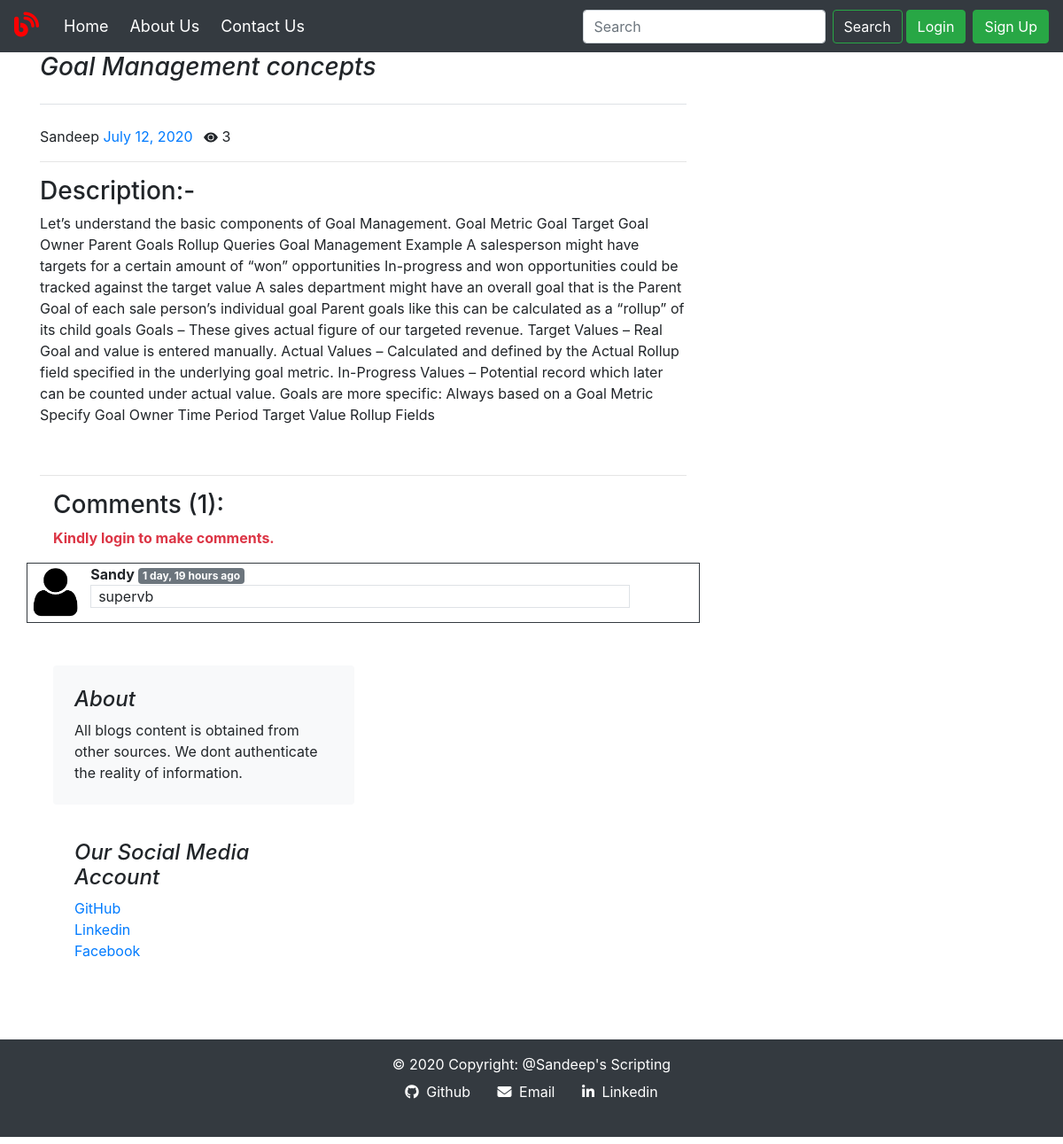
/blog/blogpost/GoalManagementconcepts, run on the app's committed database.
### Blog/models.py (models this page shows)
class blogpost(models.Model):
    id=models.AutoField(primary_key=True)
    author=models.CharField(max_length=70)
    title=models.CharField(max_length=500)
    views=models.IntegerField(default=0)
    desc=models.TextField()
    pub_date=models.DateField()
    slug=models.CharField(max_length=130)

class Blogcomment(models.Model):
    sno=models.AutoField(primary_key=True)
    comment=models.TextField()
    user=models.ForeignKey(User,on_delete=models.CASCADE)
    post=models.ForeignKey(blogpost,on_delete=models.CASCADE)
    parent=models.ForeignKey('self',on_delete=models.CASCADE, null=True)
    timestamp=models.DateTimeField(default=now)

### Blog/views.py (the view)
# urls.py: path('blogpost/<str:slug>',views.blogs,name='blogpost' ),
def blogs(request,slug):
    var=blogpost.objects.filter(slug=slug).first()
    var.views=var.views+1
    var.save()
    comment=Blogcomment.objects.filter(post=var,parent=None)
    childcomment=Blogcomment.objects.filter(post=var).exclude(parent=None)
    replydict={}
    for x in comment:
        print(x.sno)
    for reply in childcomment:
        print(reply.parent.sno)
        if reply.parent.sno not in replydict:
            replydict[reply.parent.sno]=[reply]
        else:
            replydict[reply.parent.sno].append(reply)
    print("replydict :",replydict)
    content={'post':var,'comment':comment,'user':request.user,'childcomments':replydict}
    return render(request,'blog/blogfile.html',content)

### Blog/templatetags/extra.py (called while the page is built)
@register.filter(name='get_val')
def get_val(dict,key):
    return dict.get(key)

### templates/blog/blogfile.html (shortened to what this page needs)
{% extends 'home/basic.html' %}
{% block body%}
{% load humanize %}
{% load extra %}
<main role="main" class="container">
  <div class="row">
    <div class="col-md-8 blog-main">
      <h3 class="pb-4 mb-4 font-italic border-bottom">
        {{post.title | safe }}
      </h3>
      <div class="blog-post">
        <p class="blog-post-meta">{{post.author}} <a class="mr-2 "href="#">{{post.pub_date}} </a>
          <svg width="1em" height="1em" viewBox="0 0 16 16" class="bi bi-eye-fill" fill="currentColor" xmlns="http://www.w3.org/2000/svg">
                <path d="M10.5 8a2.5 2.5 0 1 1-5 0 2.5 2.5 0 0 1 5 0z"/>
                <path fill-rule="evenodd" d="M0 8s3-5.5 8-5.5S16 8 16 8s-3 5.5-8 5.5S0 8 0 8zm8 3.5a3.5 3.5 0 1 0 0-7 3.5 3.5 0 0 0 0 7z"/>
          </svg> {{post.views}}
        </p>
        <hr>
        <h3>Description:-</h3>
        <p>{{post.desc | safe }}</p>
      </div>
      <br>
      <hr>
      <div class="container">
        <h3>Comments ({{comment.count}}):</h3>
        {% if user.is_authenticated %}
        <form method="POST" action={% url 'comment' %}>{% csrf_token %}
          <input type="hidden" name="slug" value={{post.slug}}></input>
          <input type="hidden" name="postid" value={{post.id}}></input>
          <div class="row mb-3">
            {% comment %} <div class="col-md-3 bg-success">Image</div> {% endcomment %}
            <div class="col-md-1 p-0">
              <img src="/static/blog/user_logo.png" class="w-100"></img>
            </div>
            <!-- <div class="col-md-11 pl-2 ">
              <input type="hidden" name="parentsno" value="">
              <input type="text" class="form-control" placeholder="Enter Your Comment" name="comment"
                aria-label="Enter Your Comment" aria-describedby="button-addon2" required=true>
              <div class="input-group-append">
                <button class="btn btn-warning" type="submit" id="button-addon2" name="Submit Comment">Comment</button>
              </div>
            </div> -->
            <div class="input-group col-md-11">
              <div class="comm col-md-9">
              <input type="hidden" name="parentsno" value="{{x.sno}}">
              <input type="hidden" name="slug" value={{post.slug}}>
              <input type="text" class="form-control w-100" placeholder="Enter Your Comment" name="comment"
              aria-label="Enter Your Comment" aria-describedby="button-addon2" required=true>
            <div class="input-group-append">
              <button class="btn btn-warning" type="submit" id="button-addon2" name="Submit Comment">Comment</button>
            </div>
            </div>
          </div>
        </form>
        {% else %}
        <p class="text-danger"><b> Kindly login to make comments.</b></p>
        {% endif %}
      </div>
      {% for x in comment  %}
      <div class="row mt-3 border border-dark">
        <div class="col-md-1 p-0">
          <img src="/static/blog/user_logo.png" class="w-100"></img>
        </div>
        <div class="col-md-10 pl-2 ">
          <b>{{x.user.username}}</b> <span class="badge badge-secondary"> {{x.timestamp | naturaltime }}<br></span>
          <p class="border pl-2">{{x.comment}} </p>
        </div>
      </div>
      {% endfor %}
<br>
<br>
    </div>
  </div>
  <aside class="col-md-4 blog-sidebar">
    <div class="p-4 mb-3 bg-light rounded">
      <h4 class="font-italic">About</h4>
      <p class="mb-0">All blogs content is obtained from other sources. We dont authenticate the reality of information.
      </p>
    </div>
    <div class="p-4">
      <h4 class="font-italic">Our Social Media Account</h4>
      <ol class="list-unstyled">
        <li><a href="https://github.com/Sandeep-Sambyal">GitHub</a></li>
        <li><a href="https://www.linkedin.com/in/sandeep-singh-271a6b7b/">Linkedin</a></li>
        <li><a href="https://www.facebook.com/sandy.ruined">Facebook</a></li>
      </ol>
    </div>
  </aside>
</main>
{% endblock  %}

### data on the page
blogpost: title "Goal Management concepts", author "Sandeep", pub_date "July 12, 2020", views "3", desc "Let’s understand the basic components of Goal Management. Goal Metric Goal Target Goal Owner Parent Goals Rollup Queries Goal Management Example A salesperson might have targets for a certain amount of “won” opportunities In-progress and won opportunities could be tracked against the target value A sales department might have an overall goal that is the Parent Goal of each sale person’s individual goal Parent goals like this can be calculated as a “rollup” of its child goals Goals – These gives actual figure of our targeted revenue. Target Values – Real Goal and value is entered manually. Actual Values – Calculated and defined by the Actual Rollup field specified in the underlying goal…"
Blogcomment: user.username "Sandy", timestamp "1 day, 19 hours ago", comment "supervb"

### other printed values
{{ comment.count }} "1"
